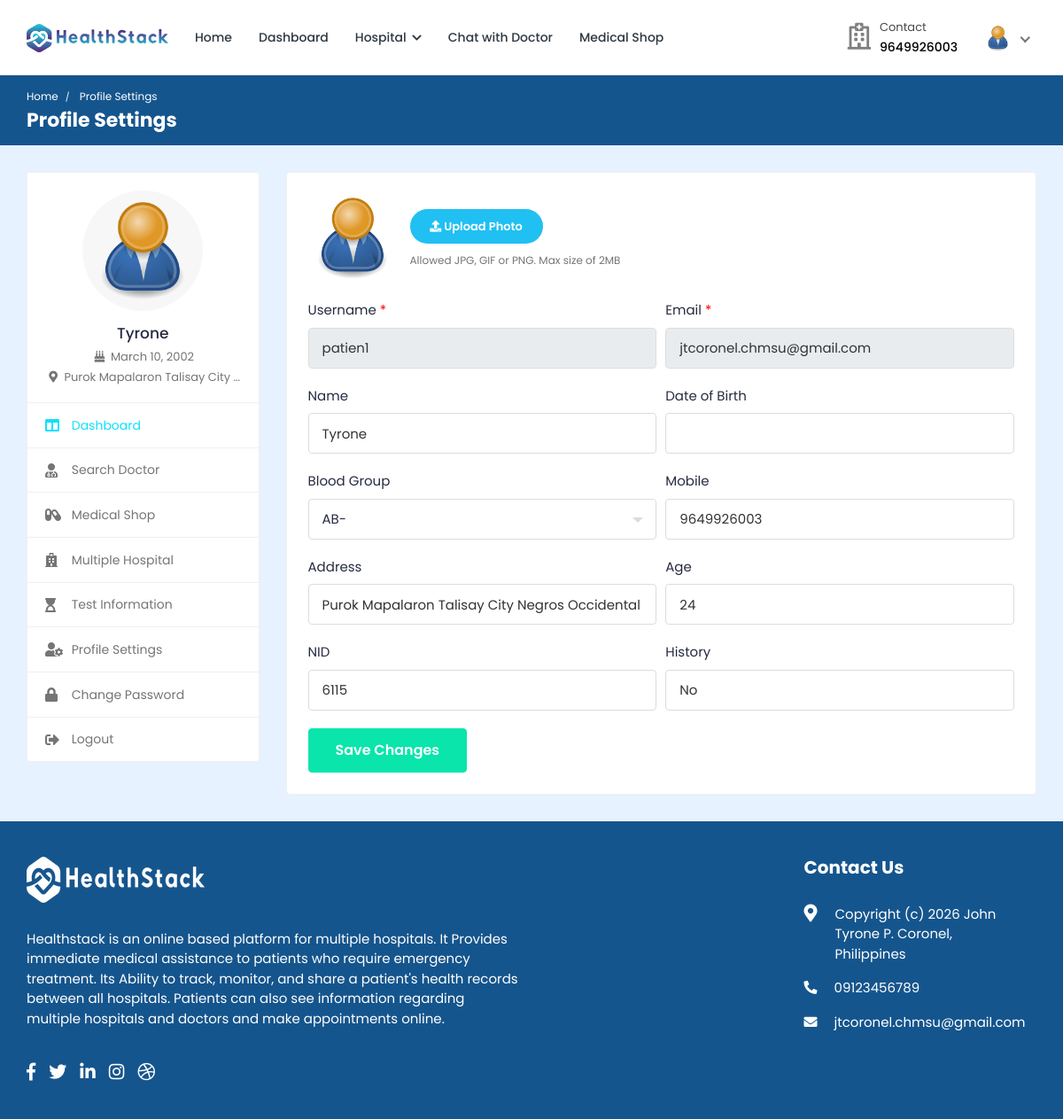
/profile-settings/ (signed in), run on an earlier commit of the app's database.
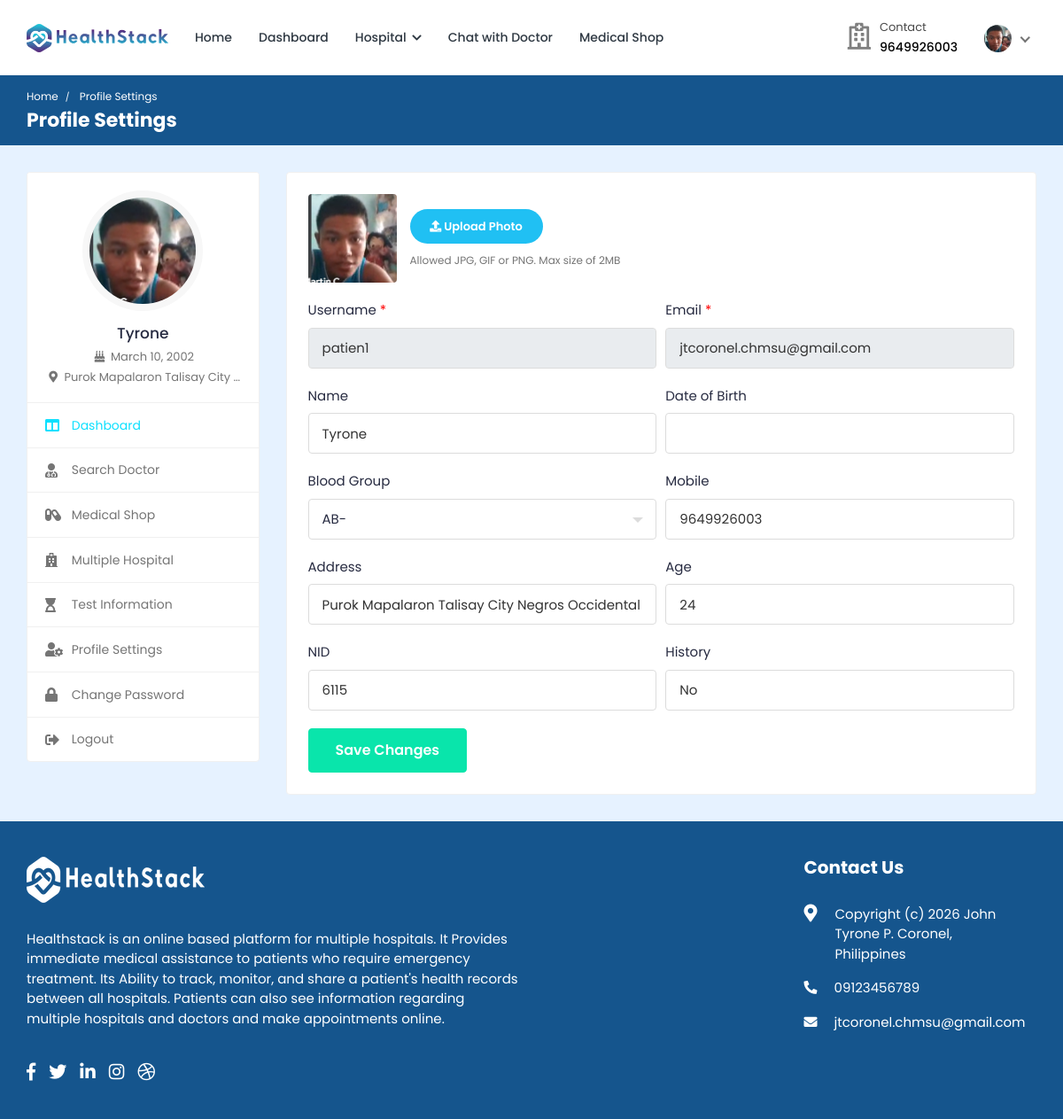
And on a later commit of the database.
### hospital/models.py (models this page shows, shortened)
class Patient(models.Model):
    patient_id = models.AutoField(primary_key=True)
    user = models.OneToOneField(User, on_delete=models.CASCADE, null=True, blank=True, related_name='patient')
    name = models.CharField(max_length=200, null=True, blank=True)
    username = models.CharField(max_length=200, null=True, blank=True)
    age = models.IntegerField(null=True, blank=True)
    email = models.EmailField(max_length=200, null=True, blank=True)
    phone_number = models.IntegerField(null=True, blank=True)
    address = models.CharField(max_length=200, null=True, blank=True)
    featured_image = models.ImageField(upload_to='patients/', default='patients/user-default.png', null=True, blank=True)
    blood_group = models.CharField(max_length=200, null=True, blank=True)
    history = models.CharField(max_length=200, null=True, blank=True)
    dob = models.CharField(max_length=200, null=True, blank=True)
    nid = models.CharField(max_length=200, null=True, blank=True)
    serial_number = models.CharField(max_length=200, null=True, blank=True)
    login_status = models.CharField(max_length=200, null=True, blank=True, default="offline")

class User(AbstractUser):
    is_patient = models.BooleanField(default=False)
    is_doctor = models.BooleanField(default=False)
    is_hospital_admin = models.BooleanField(default=False)
    is_labworker = models.BooleanField(default=False)
    is_pharmacist = models.BooleanField(default=False)
    login_status = models.BooleanField(default=False)

### hospital/views.py (the view, shortened to what this page needs)
# urls.py: path('profile-settings/',views.profile_settings, name='profile-settings'),
@csrf_exempt
@login_required(login_url="login")
def profile_settings(request):
    if request.user.is_patient:
        patient = Patient.objects.get(user=request.user)
        old_featured_image = patient.featured_image
        def parse_optional_int(value):
            if value in (None, '', 'None'):
                return None
            try:
                return int(value)
            except (TypeError, ValueError):
                return None
        if request.method == 'GET':
            context = {'patient': patient}
            return render(request, 'profile-settings.html', context)
    else:
        redirect('logout')

### templates/profile-settings.html (shortened to what this page needs)
{% load static %}
<!DOCTYPE html>
<html lang="en">
  <head>
    <link
      rel="stylesheet"
      href="{% static 'HealthStack-System/css/Normal/bootstrap.min.css' %}"
    />
    <link
      rel="stylesheet"
      href="{% static 'HealthStack-System/plugins/Normal/fontawesome/css/fontawesome.min.css' %}"
    />
    <link
      rel="stylesheet"
      href="{% static 'HealthStack-System/plugins/Normal/fontawesome/css/all.min.css' %}"
    />
    <link
      rel="stylesheet"
      href="{% static 'HealthStack-System/css/Normal/bootstrap-datetimepicker.min.css' %}"
    />
    <link
      rel="stylesheet"
      href="{% static 'HealthStack-System/plugins/Normal/select2/css/select2.min.css' %}"
    />
    <link
      rel="stylesheet"
      href="{% static 'HealthStack-System/css/Normal/style.css' %}"
    />
    <link href="https://use.fontawesome.com/releases/v5.7.2/css/all.css" rel="stylesheet" />
  </head>
  <body>
    <div class="main-wrapper">
      <header class="header">{% include 'patient_navbar.html' %}</header>
      <div class="breadcrumb-bar">
        <div class="container-fluid">
          <div class="row align-items-center">
            <div class="col-md-12 col-12">
              <nav aria-label="breadcrumb" class="page-breadcrumb">
                <ol class="breadcrumb">
                  <li class="breadcrumb-item"><a href="{% url 'patient-dashboard' %}">Home</a></li>
                  <li class="breadcrumb-item active" aria-current="page">
                    Profile Settings
                  </li>
                </ol>
              </nav>
              <h2 class="breadcrumb-title">Profile Settings</h2>
            </div>
          </div>
        </div>
      </div>
      <div class="content">
        <div class="container-fluid">
          <div class="row">
            <div class="col-md-5 col-lg-4 col-xl-3 theiaStickySidebar">
              <div>{% include 'patient-sidebar.html' %}</div>
            </div>
            <div class="col-md-7 col-lg-8 col-xl-9">
							<div class="card">
								<div class="card-body">
									<form action="{% url 'profile-settings' %}" method="POST" enctype="multipart/form-data">
										<div class="row form-row">
											<div class="col-12 col-md-12">
												<div class="form-group">
													<div class="change-avatar">
                            <div class="profile-img">
                              {% if patient.featured_image %}
                                <img src="{{ patient.featured_image.url }}" alt="User Image">
                              {% else %}
                                <img src="{% static 'HealthStack-System/images/Normal/patients/user-default.png' %}" alt="User Image">
                              {% endif %}
                            </div>
														<div class="upload-img">
															<div class="change-photo-btn">
																<span><i class="fa fa-upload"></i> Upload Photo</span>
															</div>
															<small class="form-text text-muted">Allowed JPG, GIF or PNG. Max size of 2MB</small>
														</div>
													</div>
												</div>
											</div>
                      <div class="col-12 col-md-6">
                        <div class="form-group">
                          <label>Username <span class="text-danger">*</span></label>
                          <input type="text" class="form-control" readonly value="{{patient.username}}" >
                        </div>
											</div>
                      <div class="col-12 col-md-6">
                        <div class="form-group">
                          <label>Email <span class="text-danger">*</span></label>
                          <input type="text" class="form-control" readonly value="{{patient.email}}" >
                        </div>
											</div>
                      <div class="col-12 col-md-6">
												<div class="form-group">
													<label>Name</label>
													<input type="text" class="form-control" value="{{ patient.name|default:'' }}" name="name">
												</div>
											</div>
											<div class="col-12 col-md-6">
												<div class="form-group">
													<label>Date of Birth</label>
														<input type="text" class="form-control datetimepicker" value="{{patient.dob|default:''}}" name="dob">
												</div>
											</div>
											<div class="col-12 col-md-6">
												<div class="form-group">
													<label>Blood Group</label>
												</div>
											</div>
											<div class="col-12 col-md-6">
												<div class="form-group">
													<label>Mobile</label>
													<input type="text" value="{{patient.phone_number|default:''}}" class="form-control" name="phone_number">
												</div>
											</div>
											<div class="col-12 col-md-6">
												<div class="form-group">
												<label>Address</label>
													<input type="text" class="form-control" value="{{patient.address|default:''}}" name="address">
												</div>
											</div>
                      <div class="col-12 col-md-6">
												<div class="form-group">
												<label>Age</label>
													<input type="text" class="form-control" value="{{patient.age|default:''}}" name="age">
												</div>
											</div>
											<div class="col-12 col-md-6">
												<div class="form-group">
													<label>NID</label>
													<input type="text" class="form-control" value="{{patient.nid|default:''}}" name="nid">
												</div>
											</div>
											<div class="col-12 col-md-6">
												<div class="form-group">
													<label>History</label>
													<input type="text" class="form-control" value="{{patient.history|default:''}}" name="history">
												</div>
											</div>
										</div>
										<div class="submit-section">
											<button type="submit" class="btn btn-primary submit-btn">Save Changes</button>
										</div>
									</form>
								</div>
							</div>
						</div>
          </div>
        </div>
      </div>
      {% include 'footer.html' %}
    </div>
  </body>
</html>

### templates/patient_navbar.html (shortened to what this page needs)
{% load static %}
<nav class="navbar navbar-expand-lg header-nav">
  <div class="navbar-header">
    <a href="{% url 'hospital_home'%}" class="navbar-brand logo">
      <img
        src="{% static 'HealthStack-System/images/Normal/logo.jpg' %}"
        class="img-fluid"
        alt="Logo"
      />
    </a>
  </div>
  <div class="main-menu-wrapper">
    <ul class="main-nav">
      <li>
        <a href="{% url 'hospital_home'%}">Home</a>
      </li>
      <li>
        <a href="{% url 'patient-dashboard' %}">Dashboard</a>
      </li>
      <li class="has-submenu">
        <a href="#">Hospital <i class="fas fa-chevron-down"></i></a>
      </li>
      {% if user.is_authenticated and user.is_patient %}
      <li>
        <a href="{% url 'chat-home' pk=user.id %}">Chat with Doctor</a>
      </li>
      {% endif %}
      <li>
        <a href="{% url 'pharmacy_shop' %}">Medical Shop</a>
      </li>
    </ul>
  </div>
  <ul class="nav header-navbar-rht">
    <li class="nav-item contact-item">
      <div class="header-contact-img">
        <i class="far fa-hospital"></i>
      </div>
      <div class="header-contact-detail">
        <p class="contact-header">Contact</p>
        <p class="contact-info-header">{% if patient.phone_number %}{{ patient.phone_number }}{% else %}Not set{% endif %}</p>
      </div>
    </li>
    <li class="nav-item dropdown has-arrow logged-item">
      <a href="#" class="dropdown-toggle nav-link" data-toggle="dropdown">
        <span class="user-img">
          <img
            class="rounded-circle"
            src="{{patient.featured_image.url}}"
            width="31"
            alt="{{ patient.name|default:'Patient' }}"
          />
        </span>
      </a>
    </li>
  </ul>
</nav>

### templates/patient-sidebar.html
{% load static %}
    <div class="profile-sidebar">
      <div class="widget-profile pro-widget-content">
        <div class="profile-info-widget">
          <a href="#" class="booking-doc-img">
            <img
              src="{{ patient.featured_image.url }}"
              alt="User Image"
            />
          </a>
          <div class="profile-det-info">
            <h3>{{ patient.name|default:user.username }}</h3>
            <div class="patient-details">
              <h5>
                <i class="fas fa-birthday-cake"></i> {{ patient.dob|default:"Not set" }}
              </h5>
              <h5 class="mb-0">
                <i class="fas fa-map-marker-alt"></i>
                {{ patient.address|default:"Not set" }}
              </h5>
            </div>
          </div>
        </div>
      </div>
      <div class="dashboard-widget">
        <nav class="dashboard-menu sidebar">
          <ul>
            <li class="active">
              <a href="{% url 'patient-dashboard' %}">
                <i class="fas fa-columns"></i>
                <span>Dashboard</span>
              </a>
            </li>
            <li class="nav-item has-submenu">
              <a href="{% url 'search' %}">
                <i class="fas fa-user-md"></i>
                <span>Search Doctor</span>
              </a>
            </li>
            <li class="has-submenu">
              <a href="{% url 'pharmacy_shop' %}" class="nav-link">
                <i class="fas fa-capsules"></i>
                <span>Medical Shop</span>
              </a>
            </li>
            <li>
                <a href="{% url 'multiple-hospital' %}">
                  <i class="fas fa-hospital"></i>
                  <span>Multiple Hospital</span>
                </a>
            </li>
            <li>
              <a href="{% url 'doctor-test-list'%}" target="_blank">
                <i class="fas fa-hourglass-start"></i>
                <span>Test Information</span>
              </a>
            </li>
            <li>
              <a href="{% url 'profile-settings' %}">
                <i class="fas fa-user-cog"></i>
                <span>Profile Settings</span>
              </a>
            </li>
            <li>
              <a href="{% url 'change-password' pk=user.id%}">
                <i class="fas fa-lock"></i>
                <span>Change Password</span>
              </a>
            </li>
            <li>
              <a href="{% url 'logout' %}">
                <i class="fas fa-sign-out-alt"></i>
                <span>Logout</span>
              </a>
            </li>
          </ul>
        </nav>
      </div>
    </div>

### templates/footer.html
{% load static %}
<footer class="footer">
    <div class="footer-top">
      <div class="container-fluid">
        <div class="row">
          <div class="col-lg-6 col-md-6">
            <div class="footer-widget footer-about">
              <div class="footer-logo">
                <img
                  src="{% static 'HealthStack-System/images/Normal/footer_logo.png' %}"
                  alt="logo"
                />
              </div>
              <div class="footer-about-content">
                <p>
                  Healthstack is an online based platform for multiple hospitals. It Provides immediate medical assistance to patients who require emergency treatment. Its Ability to track, monitor, and share a patient's health records between all hospitals. Patients can also see information regarding multiple hospitals and doctors and make appointments online.
                </p>
                <br>
                <div class="social-icon">
                  <ul>
                    <li>
                      <a href="#" target="_blank"
                        ><i class="fab fa-facebook-f"></i>
                      </a>
                    </li>
                    <li>
                      <a href="#" target="_blank"
                        ><i class="fab fa-twitter"></i>
                      </a>
                    </li>
                    <li>
                      <a href="#" target="_blank"
                        ><i class="fab fa-linkedin-in"></i
                      ></a>
                    </li>
                    <li>
                      <a href="#" target="_blank"
                        ><i class="fab fa-instagram"></i
                      ></a>
                    </li>
                    <li>
                      <a href="#" target="_blank"
                        ><i class="fab fa-dribbble"></i>
                      </a>
                    </li>
                  </ul>
                </div>
              </div>
            </div>
          </div>
          <div class="col-lg-3 col-md-6">
          </div>
          <div class="col-lg-3 col-md-6">
            <div class="footer-widget footer-contact">
              <h2 class="footer-title">Contact Us</h2>
              <div class="footer-contact-info">
                <div class="footer-address">
                  <span><i class="fas fa-map-marker-alt"></i></span>
                  <p>
                    Copyright (c) 2026 John Tyrone P. Coronel,<br />
                    Philippines
                  </p>
                </div>
                <p>
                  <i class="fas fa-phone-alt"></i>
                  09123456789
                </p>
                <p class="mb-0">
                  <i class="fas fa-envelope"></i>
                  jtcoronel.chmsu@gmail.com
                </p>
              </div>
            </div>
          </div>
        </div>
      </div>
    </div>
  </footer>

What changed in the data, as far as the page shows it:
changed Patient "patien1": featured_image: picture added in place of a placeholder
